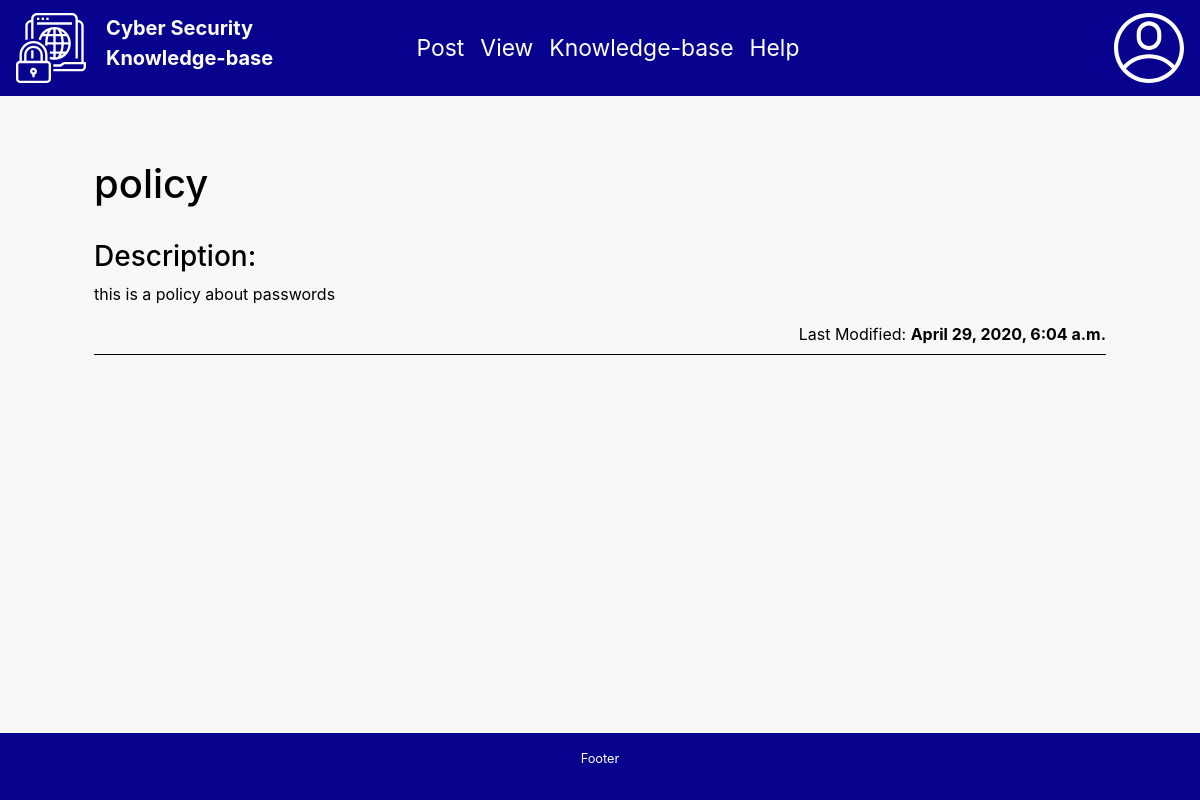
Before: /knowledge/6/policy (signed in) with the older database file.
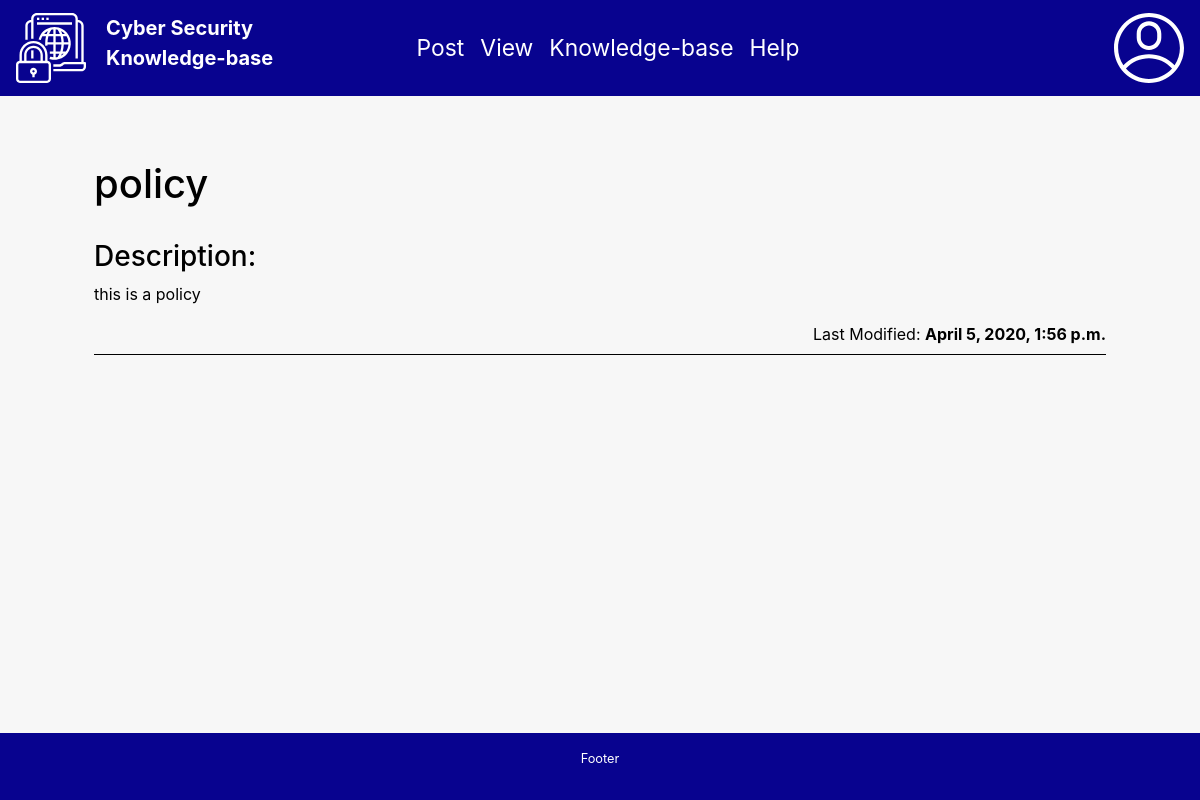
After: the same page with the newer database file.
### CSKnowledgeBase/models.py (models this page shows, shortened)
class Knowledge(models.Model):
    id = models.AutoField(primary_key=True)
    name = models.CharField(max_length=255)
    content = models.TextField()
    last_modified_by  = models.ForeignKey(User, on_delete = models.PROTECT)
    insert_date = models.DateTimeField()
    update_date = models.DateTimeField()
    slug = models.SlugField(max_length=40)

### CSKnowledgeBase/views.py (the view)
# urls.py: path('knowledge/<int:knowledge_id>/<slug:slug>', viewknowledge),
def viewknowledge(request, knowledge_id, slug):
    if not request.user.is_authenticated:
       return redirect('http://127.0.0.1:8000/login')
    else:
        context = {}
        knowledge = Knowledge.objects.get(id=knowledge_id, slug=slug)
        knowledge_json = json.loads(serializers.serialize('json', [ knowledge ]))[0]['fields']
        knowledge_json['update_date'] = knowledge.update_date
        knowledge_json['kid'] = knowledge.id
        knowledge_json['knowledge_text'] = knowledge.content
        context['knowledge'] = knowledge_json
        return render(request, 'view-knowledge.html', context)

### CSKnowledgeBase/templates/view-knowledge.html (shortened to what this page needs)
{% extends 'base.html' %}
{% load static %}
  {% block body %}
	 <div class="container view-question">
        <h1>{{ knowledge.name }}</h1><br>
        <h3>Description:</h3>
        <p>{{ knowledge.content|safe }}</p>
        <p class="knowlegedetails questiondetails"><span style="float: right">Last Modified: <strong>{{ knowledge.update_date }}</strong></span></p>
    </div>
    {% endblock %}

Changed rows visible on the page:
changed Knowledge: content "this is a policy about passwords" → "this is a policy"; update_date "April 29, 2020, 6:04 a.m." → "April 5, 2020, 1:56 p.m."
